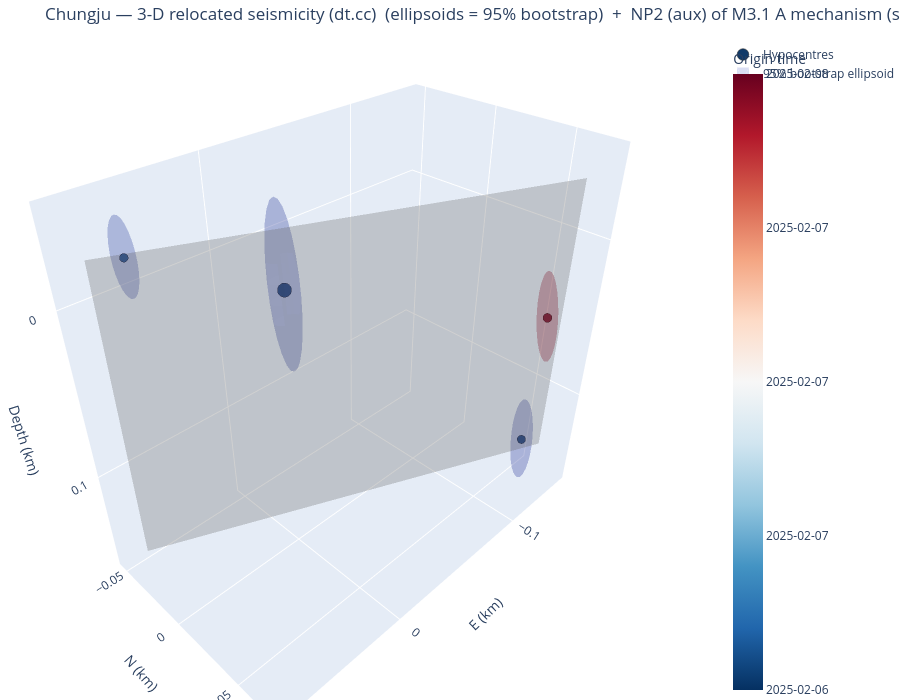

This figure's notebook cell:
### Markdown cell above
The same view with the per-event uncertainty drawn as a **95% bootstrap error ellipsoid**
(`error="ellipsoid"`) instead of whisker bars: each ellipsoid's shape is the bootstrap sample covariance
and its size the empirical 95% Mahalanobis radius (95% of replicas inside), coloured like its hypocentre.
Tight horizontal but loose depth control shows up as a vertically elongated ellipsoid.

### Code cell
fig3d_e = viz.plot_3d_plane(cfg, VELMODEL, error="ellipsoid")
try:
    fig3d_e.write_image(f"/tmp/{CLUSTER}_3d_ellipsoid.png", scale=2)
except Exception:
    pass
fig3d_e

### Figure 1 — Plotly figure (JSON) as saved in the notebook; plotly's stock layout.template omitted (floating-point values rounded to 4 significant figures; data arrays with more than 128 entries replaced by an {"elided": "..."} marker saying what was removed)
{"data": [{"marker": {"color": [20130.0, 20130.0, 20130.0, 20130.0], "colorbar": {"ticktext": ["2025-02-06", "2025-02-07", "2025-02-07", "2025-02-07", "2025-02-08"], "tickvals": [20130.0, 20130.0, 20130.0, 20130.0, 20130.0], "title": {"text": "Origin time"}}, "colorscale": [[0.0, "rgb(5,48,97)"], [0.1, "rgb(33,102,172)"], [0.2, "rgb(67,147,195)"], [0.3, "rgb(146,197,222)"], [0.4, "rgb(209,229,240)"], [0.5, "rgb(247,247,247)"], [0.6, "rgb(253,219,199)"], [0.7, "rgb(244,165,130)"], [0.8, "rgb(214,96,77)"], [0.9, "rgb(178,24,43)"], [1.0, "rgb(103,0,31)"]], "line": {"color": "black", "width": 0.5}, "opacity": 0.95, "size": [16.4, 9.6, 10.0, 10.4]}, "mode": "markers", "name": "Hypocentres", "text": ["200000  M3.1", "200001  M1.4", "200002  M1.5", "200003  M1.6"], "type": "scatter3d", "x": [0.0, -0.1293, 0.0531, -0.1209], "y": [0.0, 0.0601, -0.0457, 0.0689], "z": [0.0, 0.1316, -0.0193, 0.0376]}, {"alphahull": 0, "color": "rgb(58,76,192)", "flatshading": true, "hoverinfo": "skip", "name": "95% bootstrap ellipsoid", "opacity": 0.18, "showlegend": true, "showscale": false, "type": "mesh3d", "x": {"elided": "196 float values"}, "y": {"elided": "196 float values"}, "z": {"elided": "196 float values"}}, {"alphahull": 0, "color": "rgb(60,79,195)", "flatshading": true, "hoverinfo": "skip", "name": "95% bootstrap ellipsoid", "opacity": 0.18, "showlegend": false, "showscale": false, "type": "mesh3d", "x": {"elided": "196 float values"}, "y": {"elided": "196 float values"}, "z": {"elided": "196 float values"}}, {"alphahull": 0, "color": "rgb(69,91,205)", "flatshading": true, "hoverinfo": "skip", "name": "95% bootstrap ellipsoid", "opacity": 0.18, "showlegend": false, "showscale": false, "type": "mesh3d", "x": {"elided": "196 float values"}, "y": {"elided": "196 float values"}, "z": {"elided": "196 float values"}}, {"alphahull": 0, "color": "rgb(179,3,38)", "flatshading": true, "hoverinfo": "skip", "name": "95% bootstrap ellipsoid", "opacity": 0.18, "showlegend": false, "showscale": false, "type": "mesh3d", "x": {"elided": "196 float values"}, "y": {"elided": "196 float values"}, "z": {"elided": "196 float values"}}, {"color": "gray", "hoverinfo": "name", "i": [0, 0], "j": [1, 3], "k": [3, 2], "name": "NP2 (aux) of M3.1 A mechanism 114/90", "opacity": 0.3, "showscale": false, "type": "mesh3d", "x": [0.0762, 0.07681, -0.1464, -0.1458], "y": [-0.03477, -0.03337, 0.06281, 0.06421], "z": [0.1436, -0.03117, 0.1436, -0.03117]}], "layout": {"height": 700, "margin": {"b": 0, "l": 0, "r": 0, "t": 40}, "scene": {"aspectmode": "data", "xaxis": {"title": {"text": "E (km)"}}, "yaxis": {"title": {"text": "N (km)"}}, "zaxis": {"autorange": "reversed", "title": {"text": "Depth (km)"}}}, "title": {"text": "Chungju — 3-D relocated seismicity (dt.cc)  (ellipsoids = 95% bootstrap)  +  NP2 (aux) of M3.1 A mechanism (strike 114°, dip 90°)"}}}
